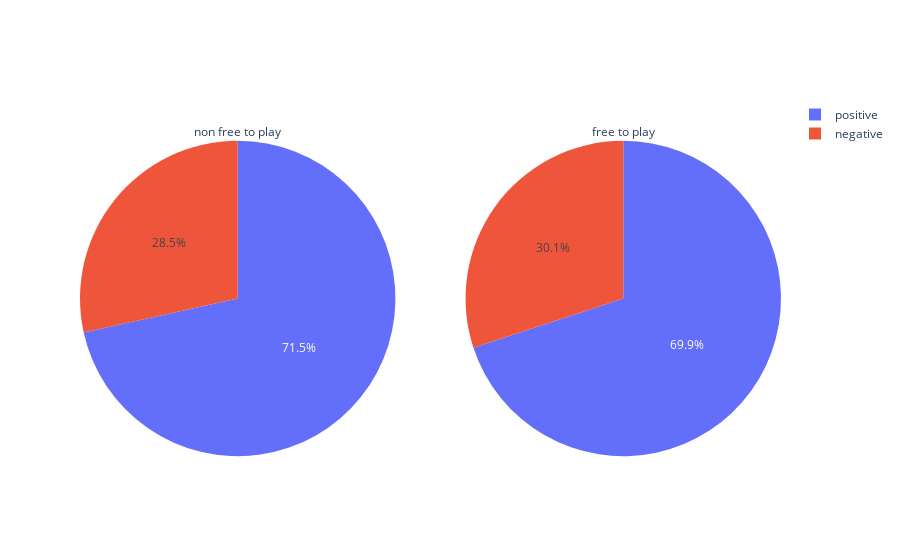

Notebook code cell kept with this figure:
### Code cell
labels = ['positive', 'negative']
values = [0.715487, 0.284513]
values2 = [0.699454, 0.300546]

fig = make_subplots(rows=1, cols=2,
                    specs=[[{"type": "pie"}, {"type": "pie"},]])

fig.add_trace(go.Pie(labels=labels, values=values,
              title='non free to play'), row=1, col=1)
fig.add_trace(go.Pie(labels=labels, values=values2,
              title='free to play'), row=1, col=2)

### Figure 1 — Plotly figure (JSON) as saved in the notebook; plotly's stock layout.template omitted (floating-point values rounded to 4 significant figures)
{"data": [{"domain": {"x": [0, 0.45], "y": [0, 1]}, "labels": ["positive", "negative"], "title": {"text": "non free to play"}, "type": "pie", "values": [0.7155, 0.2845]}, {"domain": {"x": [0.55, 1], "y": [0, 1]}, "labels": ["positive", "negative"], "title": {"text": "free to play"}, "type": "pie", "values": [0.6995, 0.3005]}], "layout": {}}
